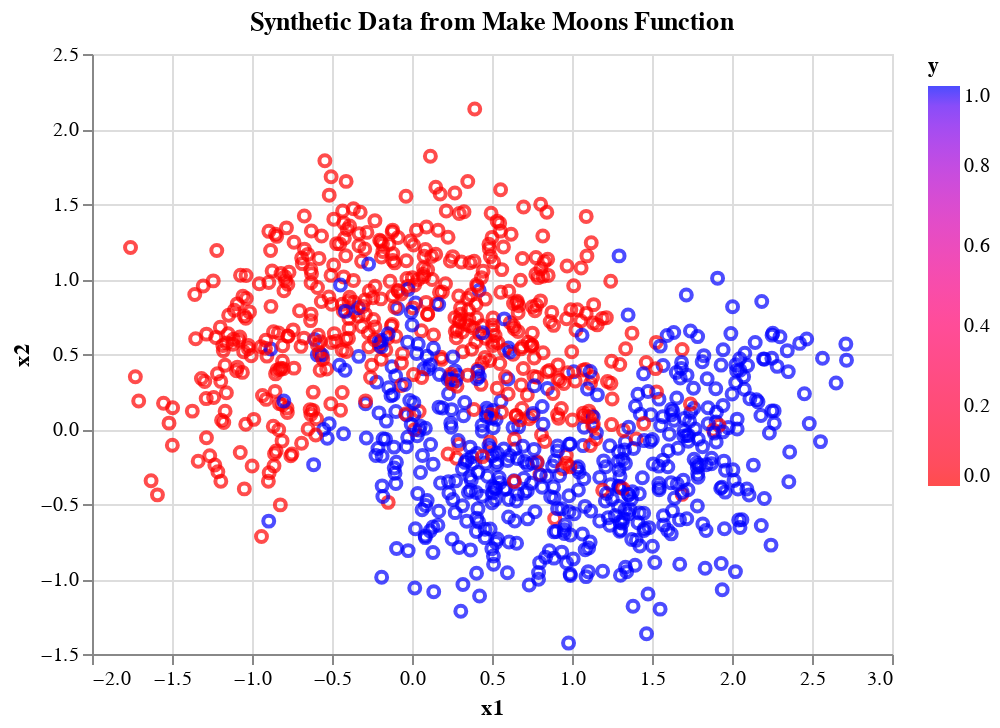

The cell this chart's notebook holds for it:
### Markdown cell above
**(b)** Visualizing Data

### Code cell
import altair as alt

alt.Chart(
    pd.DataFrame(
        {'x1': X_data[:, 0], 
        'x2': X_data[:, 1], 
        'y': Y_data}), 
        title = "Synthetic Data from Make Moons Function").mark_point().encode(
            x='x1', 
            y='x2', 
            color=alt.Color('y', scale=alt.Scale(
                domain=[0.0, 1.0], 
                range=['red', 'blue'])))

### Figure 1 — Vega-Lite specification as saved in the notebook (floating-point values rounded to 4 significant figures; data arrays with more than 128 entries replaced by an {"elided": "..."} marker saying what was removed)
{"config": {"view": {"continuousWidth": 400, "continuousHeight": 300}}, "data": {"name": "data-23a1e93fd67be54643fc1ae985138dc8"}, "mark": "point", "encoding": {"color": {"field": "y", "scale": {"domain": [0.0, 1.0], "range": ["red", "blue"]}, "type": "quantitative"}, "x": {"field": "x1", "type": "quantitative"}, "y": {"field": "x2", "type": "quantitative"}}, "title": "Synthetic Data from Make Moons Function", "$schema": "https://vega.github.io/schema/vega-lite/v4.17.0.json", "datasets": {"data-23a1e93fd67be54643fc1ae985138dc8": {"elided": "1000 records"}}}
